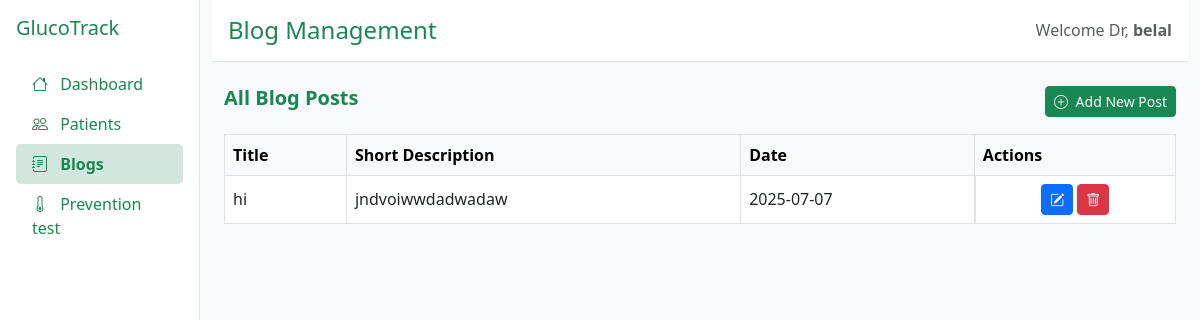
The app's page /medical_staff_blogs/ (signed in) with its own data.
### homepage/models.py (models this page shows)
class CustomUser(AbstractBaseUser, PermissionsMixin):
    email = models.EmailField(unique=True,null=False)
    username = models.CharField(max_length=100,null=False)
    phone = models.IntegerField()
    is_staff = models.BooleanField(default=False)         # صلاحية admin
    is_active = models.BooleanField(default=True)
    is_medical_staff = models.BooleanField(default=False) # هل هو موظف طبي
    objects = CustomUserManager()
    USERNAME_FIELD = 'email'
    REQUIRED_FIELDS = ['username','phone']
    def __str__(self):
        return self.username
    class Meta:
        verbose_name = "all User"
        verbose_name_plural = "all Users"

### medical_staff_blogs/models.py (models this page shows, shortened)
class BlogPost(models.Model):
    doctor = models.ForeignKey(MedicalStaffProfile, on_delete=models.CASCADE)
    title = models.CharField(max_length=255)
    short_description = models.TextField()
    content = models.TextField()
    image = models.ImageField(upload_to='blog_images/', blank=True, null=True)
    created_at = models.DateTimeField(auto_now_add=True)

### medical_staff_blogs/views.py (the view)
# urls.py: path('medical_staff_blogs/',include('medical_staff_blogs.urls')),
@login_required(login_url='login')
def medical_staff_blogs(request):
    doctor_profile = get_object_or_404(MedicalStaffProfile, user=request.user)
    blogs = BlogPost.objects.filter(doctor=doctor_profile).order_by('-created_at')
    return render(request, 'Medical/blogs.html', {'blog_posts': blogs})

### templates/Medical/blogs.html (shortened to what this page needs)
{% load static %}
<!DOCTYPE html>
<html lang="en">
<head>
</head>
<body>
  <div class="container-fluid">
    <div class="row">
      {% include 'Medical/sidebar.html' %}
      <main class="col-md-10">
        <div class="header p-3 d-flex justify-content-between align-items-center">
          <h4 class="mb-0 text-success">Blog Management</h4>
          <div class="text-muted">Welcome Dr, <strong>{{ request.user }}</strong></div>
        </div>
        <div class="container py-4">
          <div class="d-flex justify-content-between align-items-center mb-3">
            <h5 class="text-success fw-bold">All Blog Posts</h5>
            <a href="{% url 'add_blog' %}" class="btn btn-success btn-sm">
              <i class="bi bi-plus-circle me-1"></i> Add New Post
            </a>
          </div>
          <div class="table-responsive">
            <table class="table table-hover table-bordered align-middle">
              <thead class="table-light">
                <tr>
                  <th>Title</th>
                  <th>Short Description</th>
                  <th>Date</th>
                  <th>Actions</th>
                </tr>
              </thead>
              <tbody>
                {% for post in blog_posts %}
                <tr>
                  <td>{{ post.title }}</td>
                  <td>{{ post.short_description }}</td>
                  <td>{{ post.created_at|date:"Y-m-d" }}</td>
                  <td class="d-flex justify-content-center">
                    <a href="{% url 'edit_blog' post.id %}" class="btn btn-sm btn-primary me-1">
                      <i class="bi bi-pencil-square"></i>
                    </a>
                    <a href="{% url 'delete_blog' post.id %}" class="btn btn-sm btn-danger">
                      <i class="bi bi-trash"></i>
                    </a>
                  </td>
                </tr>
                {% empty %}
                <tr>
                  <td colspan="4" class="text-center">No blog posts found.</td>
                </tr>
                {% endfor %}
              </tbody>
            </table>
          </div>
        </div>
      </main>
    </div>
  </div>
</body>
</html>

### static/css/adminstyle.css (style rules this page uses)
body { background-color: #f8f9fa; }
.header { background-color: #ffffff; border-bottom: 1px solid #dee2e6; }
table { table-layout: auto; }

### records on screen
CustomUser: user "belal"
BlogPost: title "hi", short_description "jndvoiwwdadwadaw", created_at "2025-07-07"
